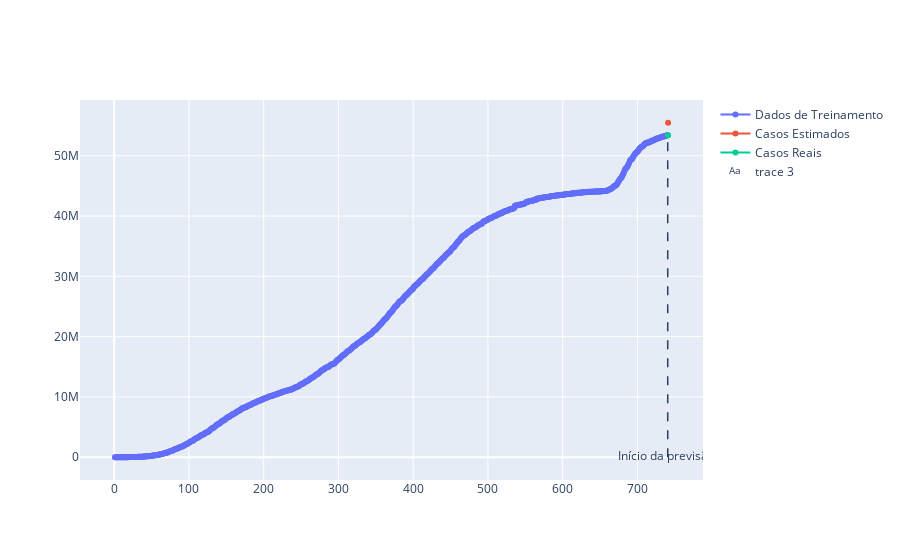

The cell this chart's notebook holds for it:
### Code cell
fig = go.Figure(data=[
    go.Scatter(x=dias_train, y=df2['last_available_confirmed'][:-1], name='Dados de Treinamento',mode="lines+markers"),
    go.Scatter(x=dias_test, y=y_previsto, name = 'Casos Estimados',mode="lines+markers"),
    go.Scatter(x=dias_test, y=df2['last_available_confirmed'][-1:], name = 'Casos Reais',mode="lines+markers")
])
fig.add_shape(
        # Line Vertical
        dict(
            type="line",
            x0= previsao + 0.5,
            y0=120,
            x1=previsao + 0.5,
            y1=max(df2['last_available_confirmed']) + 100,
            line=dict(
                width=1.5,
                dash= "dash"
            )
))

fig.add_trace(go.Scatter(
    x=[previsao - 0.5],
    y=[2],
    text=["Início da previsão"],
    mode="text",
))

fig.show()

### Figure 1 — Plotly figure (JSON) as saved in the notebook; plotly's stock layout.template omitted (floating-point values rounded to 4 significant figures; data arrays with more than 128 entries replaced by an {"elided": "..."} marker saying what was removed)
{"data": [{"mode": "lines+markers", "name": "Dados de Treinamento", "type": "scatter", "x": {"elided": "740 int values"}, "y": {"elided": "740 int values"}}, {"mode": "lines+markers", "name": "Casos Estimados", "type": "scatter", "x": [741], "y": [55480000.0]}, {"mode": "lines+markers", "name": "Casos Reais", "type": "scatter", "x": [741], "y": [53400630]}, {"mode": "text", "text": ["Início da previsão"], "type": "scatter", "x": [739.5], "y": [2]}], "layout": {"shapes": [{"line": {"dash": "dash", "width": 1.5}, "type": "line", "x0": 740.5, "x1": 740.5, "y0": 120, "y1": 53400730}]}}
